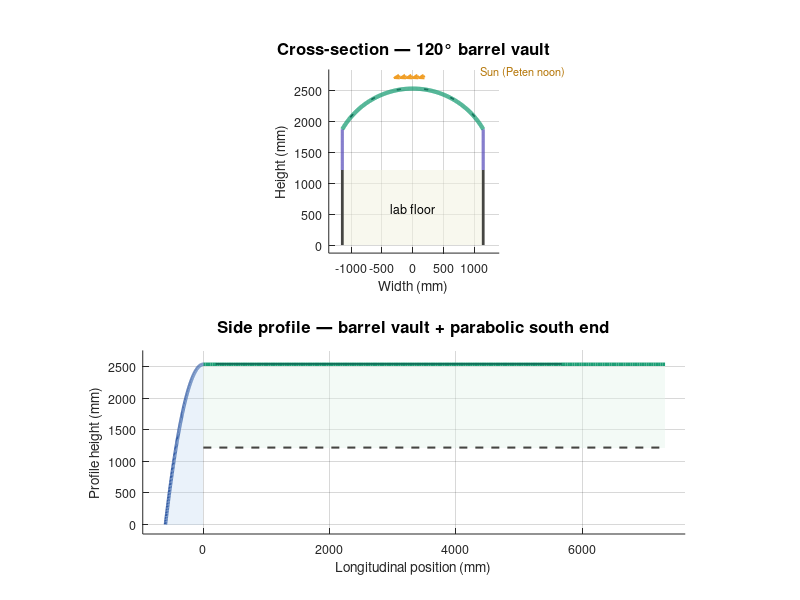
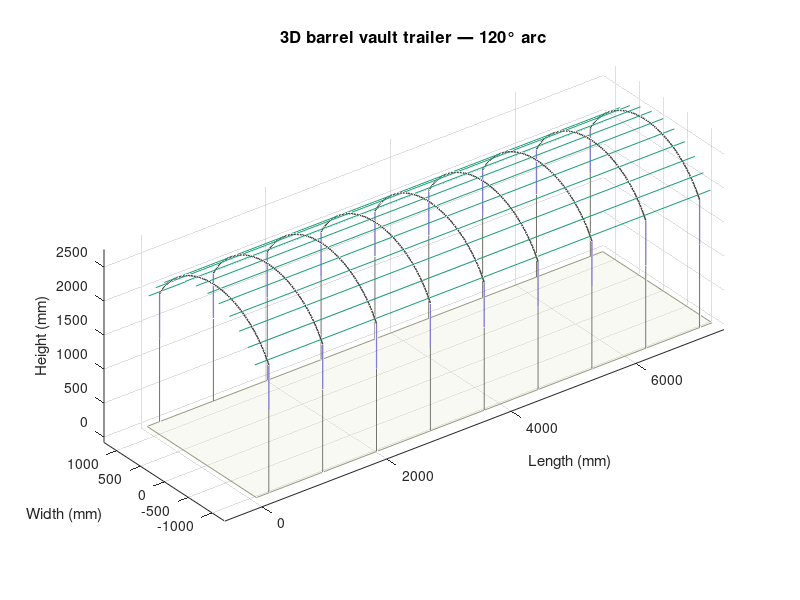

Write the MATLAB code that produced these figures, in order.
%% TRAILER VAULT GEOMETRY — 120° ARC BARREL VAULT
%  Correct arc formula: dome curves UPWARD from floor level
%  Parabolic end cap + compound shoulder splines
%
%  All dimensions in mm unless noted
%  Author: Chapter 12 — The Trailer
%  Usage:  Run full script or section by section (Ctrl+Enter)
% =========================================================================

clear; close all; clc;

%% ── 1. TRAILER PARAMETERS ───────────────────────────────────────────────
W_ft    = 7.5;       % trailer width  (ft)
L_ft    = 24;        % trailer length (ft)
FH_ft   = 4.0;       % flat floor height from ground (ft)
ARC_DEG = 120;       % vault arc angle (degrees)

ft2mm = 304.8;
W  = W_ft  * ft2mm;   % 2286 mm
L  = L_ft  * ft2mm;   % 7315 mm
FH = FH_ft * ft2mm;   % 1219 mm

% Arc radius: R = (W/2) / sin(arc_half)
arc_half = deg2rad(ARC_DEG/2);
R_arc    = (W/2) / sin(arc_half);
fprintf('Arc radius R = %.1f mm  (%.2f ft)\n', R_arc, R_arc/ft2mm);

%% ── 2. COMPOUND CURVE SHOULDER PARAMETERS ───────────────────────────────
r1 = 80;    % mm — inner fillet at wall/shoulder start
r2 = 320;   % mm — outer transition arc blending into vault

%% ── 3. CROSS-SECTION GEOMETRY ───────────────────────────────────────────
figure('Name','Cross-Section  |  Chapter 12 — The Trailer',...
       'Position',[50 50 900 780],'Color',[0.98 0.98 0.97]);

% ── ARC ──────────────────────────────────────────────────────────────────
% DOME geometry: circle center is ABOVE the trailer
%   Center = (0, FH + R)
%   x(theta) = R * sin(theta)
%   y(theta) = FH + R * cos(theta)
%
%   At theta = 0:       x=0,    y = FH + R          (apex — top of dome)
%   At theta = ±60°:    x=±W/2, y = FH + R*cos(60°) = FH + R/2  (feet)
%
% This creates a DOWNWARD-curving dome — correct for a roof vault.

theta_arc = linspace(-arc_half, arc_half, 300);
x_arc = R_arc * sin(theta_arc);
y_arc = FH + R_arc * cos(theta_arc);          % DOME: highest at center

% Tangent point at left foot (theta = -arc_half)
tp_x = R_arc * sin(-arc_half);                % = -W/2
tp_y = FH + R_arc * cos(arc_half);            % = FH + R/2

% ── SHOULDER TRANSITION ──────────────────────────────────────────────────
% For 120° arc with dome formula y = FH + R*cos(theta):
%   Arc foot at theta = ±60° lands at x = ±W/2, y = FH + R/2
%   This is DIRECTLY ABOVE the wall top at (±W/2, FH)
%   So the shoulder is simply a vertical line — no spline needed.

x_sh_L = ones(1,100) * (-W/2);           % vertical at x = -W/2
y_sh_L = linspace(FH, tp_y, 100);        % from wall top up to arc foot

% Mirror for right side
x_sh_R = -x_sh_L;
y_sh_R =  y_sh_L;

% ── PLOT CROSS-SECTION ───────────────────────────────────────────────────
subplot(2,1,1); hold on; axis equal; grid on;
set(gca,'FontSize',9,'GridAlpha',0.18);
title('Cross-section — 120° barrel vault','FontSize',12,'FontWeight','bold');
xlabel('Width (mm)'); ylabel('Height (mm)');

% Floor
fill([-W/2 W/2 W/2 -W/2],[0 0 FH FH],...
     [0.95 0.95 0.88],'EdgeColor','none','FaceAlpha',0.55);
text(0, FH/2,'lab floor','HorizontalAlignment','center','FontSize',9);

% Walls
plot([-W/2 -W/2],[0 FH],'Color',[0.27 0.27 0.26],'LineWidth',2);
plot([ W/2  W/2],[0 FH],'Color',[0.27 0.27 0.26],'LineWidth',2);

% Shoulder splines
plot(x_sh_L, y_sh_L,'Color',[0.33 0.29 0.72],'LineWidth',2.2);
plot(x_sh_R, y_sh_R,'Color',[0.33 0.29 0.72],'LineWidth',2.2);

% Arc vault
plot(x_arc, y_arc,'Color',[0.11 0.62 0.46],'LineWidth',3);

% Panel indicators
n_show = 6;
for i = round(linspace(30, 270, n_show))
    px = x_arc(i); py = y_arc(i);
    dx = x_arc(i+1)-x_arc(i-1); dy = y_arc(i+1)-y_arc(i-1);
    ln = sqrt(dx^2+dy^2);
    tang_x = dx/ln; tang_y = dy/ln;
    nm_x = -tang_y; nm_y = tang_x;
    pw = 60; ph = 10;
    fill([px-tang_x*pw/2 px+tang_x*pw/2 px+tang_x*pw/2+nm_x*ph px-tang_x*pw/2+nm_x*ph],...
         [py-tang_y*pw/2 py+tang_y*pw/2 py+tang_y*pw/2+nm_y*ph py-tang_y*pw/2+nm_y*ph],...
         [0.62 0.88 0.79],'EdgeColor',[0.06 0.43 0.34],'LineWidth',0.6);
end

% Sun arrows
sun_alt = 75;
dx_s = cosd(90-sun_alt); dy_s = sind(90-sun_alt);
for xs = -200:100:200
    quiver(xs, max(y_arc)+200, -dx_s*110, -dy_s*110, 0,...
        'Color',[0.94 0.62 0.15],'LineWidth',1.4,'MaxHeadSize',0.5,'AutoScale','off');
end
text(W/2-40, max(y_arc)+270,'Sun (Peten noon)','FontSize',8,'Color',[0.71 0.47 0.04]);

xlim([-W/2-220, W/2+260]);
ylim([-130, max(y_arc)+310]);

%% ── 4. SIDE PROFILE ─────────────────────────────────────────────────────
parab_depth = 600;
barrel_apex = max(y_arc);
parab_a = barrel_apex / parab_depth^2;

x_side = linspace(-parab_depth, 0, 200);
y_side_parab = barrel_apex - parab_a * x_side.^2;

subplot(2,1,2); hold on; grid on; axis equal;
set(gca,'FontSize',9,'GridAlpha',0.18);
title('Side profile — barrel vault + parabolic south end','FontSize',12,'FontWeight','bold');
xlabel('Longitudinal position (mm)'); ylabel('Profile height (mm)');

% Barrel vault
x_barrel = linspace(0, L, 200);
fill([x_barrel fliplr(x_barrel)],...
     [ones(1,200)*barrel_apex, ones(1,200)*FH],...
     [0.88 0.95 0.91],'EdgeColor','none','FaceAlpha',0.4);
plot(x_barrel, ones(1,200)*barrel_apex,'Color',[0.11 0.62 0.46],'LineWidth',2.5);
plot([0 L],[FH FH],'--','Color',[0.27 0.27 0.26],'LineWidth',1.5);

% Parabolic south end
plot(x_side, y_side_parab,'Color',[0.21 0.37 0.65],'LineWidth',2.5);
fill([x_side fliplr(x_side)],[y_side_parab zeros(1,200)],...
     [0.71 0.82 0.93],'EdgeColor','none','FaceAlpha',0.28);

% Solar panels
for xp = 200 : 1825 : L-1825
    fill([xp xp+1825 xp+1825 xp],...
         [barrel_apex barrel_apex barrel_apex+12 barrel_apex+12],...
         [0.62 0.88 0.79],'EdgeColor',[0.06 0.43 0.34],'LineWidth',0.6);
end

xlim([-parab_depth-360, L+320]);
ylim([-150, barrel_apex+220]);

%% ── 5. 3-D PERSPECTIVE ──────────────────────────────────────────────────
figure('Name','3D Perspective','Position',[920 50 840 640],'Color',[0.97 0.97 0.96]);
hold on; grid on; view(32, 22);
title('3D barrel vault trailer — 120° arc','FontSize',12,'FontWeight','bold');
xlabel('Length (mm)'); ylabel('Width (mm)'); zlabel('Height (mm)');

theta_3d = linspace(-arc_half, arc_half, 80);
y3_arc   = R_arc * sin(theta_3d);
z3_arc   = FH + R_arc * cos(theta_3d);          % DOME: highest at center

% Ribs
rib_pos = linspace(200, L-200, 9);
for xr = rib_pos
    plot3(ones(1,80)*xr, y3_arc, z3_arc,...
          'Color',[0.27 0.27 0.26],'LineWidth',1.1);
    plot3(ones(1,100)*xr, x_sh_L, y_sh_L,'Color',[0.33 0.29 0.72],'LineWidth',0.9);
    plot3(ones(1,100)*xr, x_sh_R, y_sh_R,'Color',[0.33 0.29 0.72],'LineWidth',0.9);
    plot3([xr xr],[-W/2 -W/2],[0 FH],'Color',[0.44 0.44 0.41],'LineWidth',0.7);
    plot3([xr xr],[ W/2  W/2],[0 FH],'Color',[0.44 0.44 0.41],'LineWidth',0.7);
end

% Longitudinal stringers
for ts = linspace(-arc_half+0.05, arc_half-0.05, 12)
    ys = R_arc * sin(ts);
    zs = FH + R_arc * cos(ts);                % DOME
    plot3([0 L],[ys ys],[zs zs],'Color',[0.11 0.62 0.46],'LineWidth',0.6);
end

% Floor
fill3([0 L L 0],[-W/2 -W/2 W/2 W/2],[0 0 0 0],...
      [0.93 0.93 0.87],'EdgeColor',[0.6 0.6 0.5],'FaceAlpha',0.35);

axis equal;
xlim([-parab_depth L+100]);
ylim([-W/2-120, W/2+120]);
zlim([-80, barrel_apex+220]);

%% ── 6. SOLAR HARVEST ESTIMATE ───────────────────────────────────────────
fprintf('\n=== SOLAR HARVEST ESTIMATE  |  Chapter 12 ===\n');
fprintf('Site:  Peten, Guatemala  lat = 16.5 N\n');
fprintf('Panel: Lensun 400W 48V   1825x1142x3 mm  7 kg\n\n');

P_panel   = 400;       % W rated
n_arc     = 8;         % 4 long x 2 rows
n_north   = 2;
derate    = 0.87;
psh       = 6.0;       % peak sun hours
vault_f   = 1.15;
north_f   = 0.20;

P_arc     = n_arc * P_panel * vault_f * derate;
P_north   = n_north * P_panel * north_f * derate;
P_total   = P_arc + P_north;
E_day     = P_total * psh / 1000;
E_year    = E_day * 365 / 1000;

fprintf('Arc panels:   %d x %dW = %.0f W (vault factor %.2f)\n',...
        n_arc, P_panel, P_arc, vault_f);
fprintf('North panels: %d x %dW = %.0f W (reflection %.0f%%)\n',...
        n_north, P_panel, P_north, north_f*100);
fprintf('Total peak:   %.2f kW\n', P_total/1000);
fprintf('Daily:        %.1f kWh/day  (%.1f PSH)\n', E_day, psh);
fprintf('Annual:       %.2f MWh/year\n\n', E_year);

fprintf('CF frame:     57x57 mm (2.25 inch) square tube\n');
fprintf('Rib spacing:  %.0f mm  (9 ribs)\n', L/8);
fprintf('Arc radius:   %.0f mm  (%.2f ft)\n', R_arc, R_arc/ft2mm);
fprintf('Shoulder:     Hermite C1 spline  r1=%.0f  r2=%.0f mm\n', r1, r2);
fprintf('\nGeometry locked - 120 degree low arc\n');
fprintf('Chapter 12 configuration.\n');

%% ── 7. EXPORT CSV ───────────────────────────────────────────────────────
pts_export = [x_sh_L', y_sh_L'; x_arc', y_arc'; flip(x_sh_R'), flip(y_sh_R')];
csvwrite('trailer_xsec_profile.csv', pts_export);
fprintf('\nProfile exported to trailer_xsec_profile.csv\n');
fprintf('Import into SolidWorks or Fusion 360 as spline points.\n');
